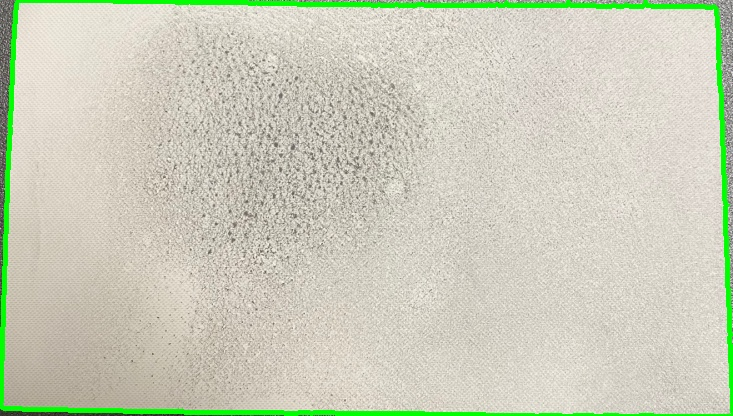
#> input picture Oil_test/Code/org_trim.jpg, 733 x 416 px
$ python -i oil_processing.py   (imports and definitions only)
#> lines starting #> are read from the running program, lines starting #| are printed output that depends on the picture; after the words box and inside, x2 and y2 are one past the last pixel; in counts of white or black regions, pixels touching at a corner belong together
import pandas as pd
import numpy as np
import cv2
import matplotlib.pyplot as plt
import seaborn as sns
import warnings
# [1 line not run here, left out]


# [60 lines left out: function image_histo, not called in this run]


def image_processing(image_file, img=False, heatmap=False, hist=False):
#> called with image_file = 'org_trim.jpg', img = False, heatmap = False, hist = False
    image = cv2.imread(image_file)
#> image is the input picture: shape (416, 733, 3); mean B, G, R 186.3, 205.8, 202.5
    orig = image.copy()

################ cv2으로 기름종이 이미지 추출  ################

    gray = cv2.cvtColor(image, cv2.COLOR_BGR2GRAY)
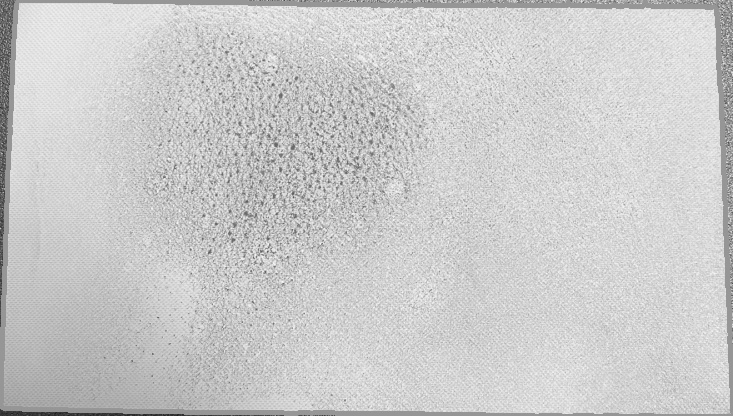
#> gray: shape (416, 733); min 28, max 252, mean 202.6
    blur = cv2.GaussianBlur(gray, (5,5), 0)
    edged = cv2.Canny(blur, 70, 150)
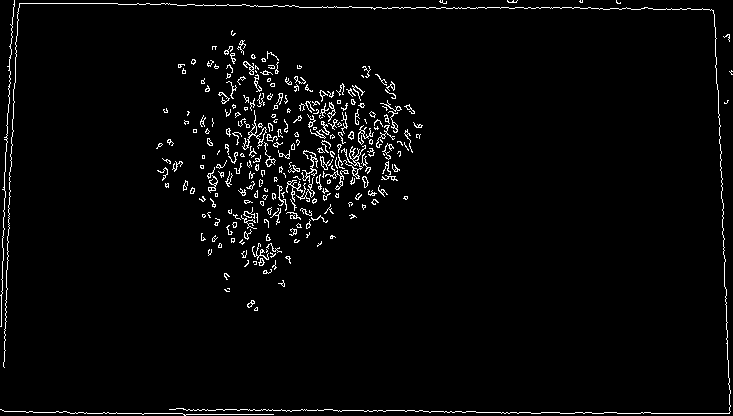
#> edged: shape (416, 733); 2.9% white in thin lines or dots

    kernel = cv2.getStructuringElement(cv2.MORPH_RECT, (5,5))
    closed = cv2.morphologyEx(edged, cv2.MORPH_CLOSE, kernel)
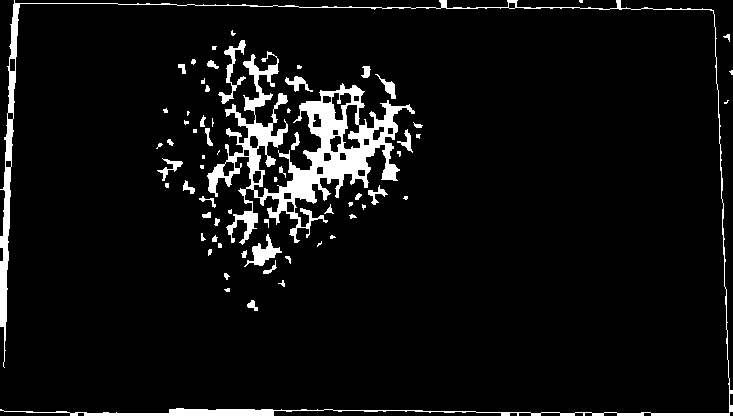
#> closed: shape (416, 733); 6.2% white; 67 white regions (29 under 20 px)

    (cnts, _) = cv2.findContours(closed.copy(), cv2.RETR_LIST, cv2.CHAIN_APPROX_SIMPLE)
#> cnts = 91 contours, 43 with area under 20; largest, box (x1, y1, x2, y2) and area: (207, 51, 415, 245) 10648, (0, 0, 733, 416) 3426, (342, 104, 361, 150) 516, (244, 234, 282, 267) 372, (331, 92, 352, 121) 336

    cnts = sorted(cnts, key = cv2.contourArea, reverse=True)[:3]
#> cnts = 3 contours; box (x1, y1, x2, y2) and area: (207, 51, 415, 245) 10648, (0, 0, 733, 416) 3426, (342, 104, 361, 150) 516

    for c in cnts:
        peri = cv2.arcLength(c,True)
        approx = cv2.approxPolyDP(c, 0.02 * peri, True)

        if len(approx) == 4:
            screenCnt = approx
            break
#> this loop made 3 passes
#> peri on passes 1 to 3: 2897.5, 4647.3, 153.6

#> (the run stopped early here; a loop or call above may not have finished)
